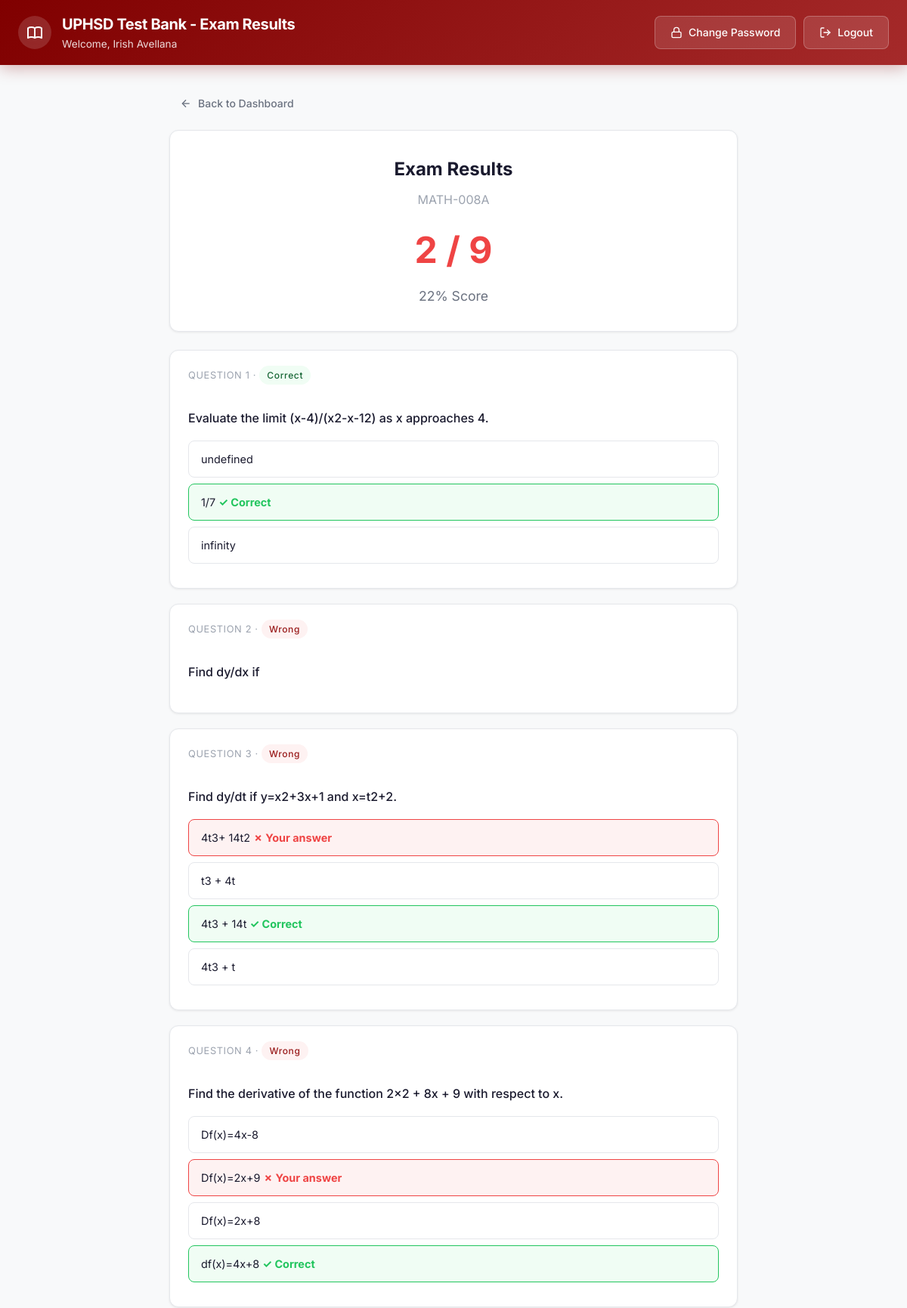
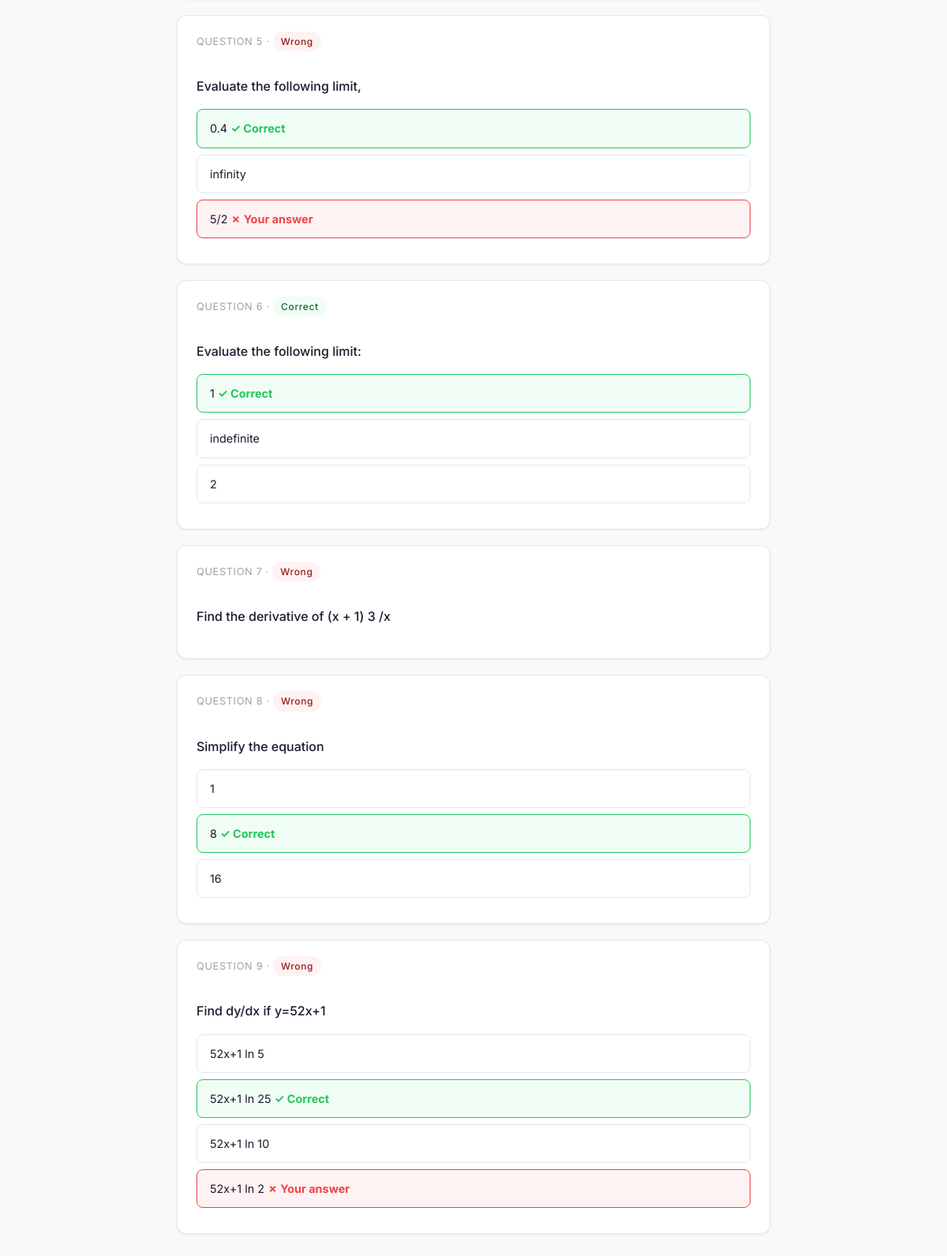
/php/view_result.php?attempt_group=trial_1776833537_69e8540179231 (signed in), run on the app's committed database (2 pictures, top to bottom).
### tables this page shows
CREATE TABLE `student_attempts` (
  `attempt_id` int(11) NOT NULL AUTO_INCREMENT,
  `user_id` int(11) DEFAULT NULL,
  `course_code` varchar(50) NOT NULL,
  `class_id` int(11) DEFAULT NULL,
  `exam_id` int(11) NOT NULL,
  `selected_choice` varchar(10) DEFAULT NULL,
  `is_correct` tinyint(1) DEFAULT NULL,
  `date_taken` timestamp NOT NULL DEFAULT current_timestamp(),
  `trial_number` int(11) DEFAULT 1,
  `attempt_group_id` varchar(50) DEFAULT NULL,
  `flagged_no_answer` tinyint(1) DEFAULT 0,
  PRIMARY KEY (`attempt_id`),
  KEY `student_attempts_ibfk_1` (`user_id`),
  CONSTRAINT `student_attempts_ibfk_1` FOREIGN KEY (`user_id`) REFERENCES `users_new` (`user_id`) ON DELETE CASCADE
);

CREATE TABLE `exam` (
  `exam_id` int(11) NOT NULL AUTO_INCREMENT,
  `book_title` varchar(255) NOT NULL,
  `volume` varchar(255) NOT NULL,
  `author` varchar(255) NOT NULL,
  `published_date` varchar(255) NOT NULL,
  `course_code` varchar(10) NOT NULL,
  `course_name` varchar(50) NOT NULL,
  `subtopic` varchar(255) NOT NULL,
  `questions` varchar(1000) NOT NULL,
  `subquestions` varchar(1000) NOT NULL,
  `question_img` longtext DEFAULT NULL,
  `ch_1` varchar(100) NOT NULL,
  `ch_1_img` longtext NOT NULL,
  `ch_2` varchar(100) NOT NULL,
  `ch_2_img` longtext DEFAULT NULL,
  `ch_3` varchar(100) NOT NULL,
  `ch_3_img` longtext DEFAULT NULL,
  `ch_4` varchar(100) NOT NULL,
  `ch_4_img` longtext DEFAULT NULL,
  `anskey` varchar(100) NOT NULL,
  `category` varchar(50) NOT NULL,
  `points` int(11) DEFAULT 1,
  `time_limit` int(11) DEFAULT NULL,
  PRIMARY KEY (`exam_id`)
);

### php/view_result.php (the view, shortened to what this page needs)
<?php
require_once 'config.php';
$userId = $_SESSION['user']['user_id'];
$attemptGroup = $_GET['attempt_group'] ?? '';
include 'includes/header.php';
if ($attemptGroup) {
    $escapedGroup = $conn->real_escape_string($attemptGroup);
    $attempts = $conn->query("
        SELECT sa.*, e.questions, e.subquestions, e.ch_1, e.ch_2, e.ch_3, e.ch_4, e.anskey, e.category
        FROM student_attempts sa
        JOIN exam e ON sa.exam_id = e.exam_id
        WHERE sa.attempt_group_id = '$escapedGroup' AND sa.user_id = $userId
    ");
    $totalCorrect = 0;
    $totalQ = 0;
    $rows = [];
    while ($r = $attempts->fetch_assoc()) { $rows[] = $r; $totalCorrect += $r['is_correct']; $totalQ++; }
    $pct = $totalQ > 0 ? round(($totalCorrect / $totalQ) * 100) : 0;
?>
<div class="main-content" style="max-width:800px;">
    <a href="dashboard.php" class="btn btn-ghost mb-4"><svg width="16" height="16" viewBox="0 0 24 24" fill="none" stroke="currentColor" stroke-width="2"><line x1="19" y1="12" x2="5" y2="12"/><polyline points="12 19 5 12 12 5"/></svg> Back to Dashboard</a>
    <div class="card mb-6">
        <div class="card-content" style="text-align:center;padding:32px;">
            <h2 style="font-size:1.5rem;margin-bottom:8px;">Exam Results</h2>
            <p class="text-muted mb-4"><?= htmlspecialchars($rows[0]['course_code'] ?? '') ?></p>
            <div style="font-size:3rem;font-weight:700;color:<?= $pct >= 50 ? 'var(--green)' : 'var(--red)' ?>;"><?= $totalCorrect ?> / <?= $totalQ ?></div>
            <p style="font-size:1.1rem;color:var(--text-secondary);margin-top:8px;"><?= $pct ?>% Score</p>
        </div>
    </div>
    <?php foreach ($rows as $i => $r):
        $choices = ['ch_1' => $r['ch_1'], 'ch_2' => $r['ch_2'], 'ch_3' => $r['ch_3'], 'ch_4' => $r['ch_4']];
    ?>
    <div class="card question-card">
        <div class="card-header"><div class="question-number">Question <?= $i + 1 ?> · <?= $r['is_correct'] ? '<span class="badge badge-green">Correct</span>' : '<span class="badge badge-red">Wrong</span>' ?></div></div>
        <div class="card-content">
            <p class="question-text"><?= htmlspecialchars($r['questions']) ?></p>
            <?php foreach ($choices as $key => $val): if (trim($val)): ?>
                <div class="option-label <?= $key === $r['anskey'] ? 'option-correct' : ($key === $r['selected_choice'] && !$r['is_correct'] ? 'option-wrong' : '') ?>" style="cursor:default;">
                    <?= htmlspecialchars($val) ?>
                    <?php if ($key === $r['anskey']): ?> <strong style="color:var(--green);">✓ Correct</strong><?php endif; ?>
                    <?php if ($key === $r['selected_choice'] && $key !== $r['anskey']): ?> <strong style="color:var(--red);">✗ Your answer</strong><?php endif; ?>
                </div>
            <?php endif; endforeach; ?>
        </div>
    </div>
    <?php endforeach; ?>
</div>
<?php } else { ?>
<div class="main-content"><div class="card"><div class="empty-state"><p>No results to display.</p></div></div></div>
<?php } ?>
</body></html>

### php/assets/style.css (style rules this page uses)
:root { --maroon: #800000; --maroon-dark: #600000; --maroon-light: #A52A2A; --orange: #FF8C00; --orange-dark: #E67E00; --bg-primary: #f8f9fa; --bg-card: #ffffff; --text-primary: #1a1a2e; --text-secondary: #6b7280; --text-muted: #9ca3af; --border-color: #e5e7eb; --border-radius: 12px; --border-radius-sm: 8px; --shadow-sm: 0 1px 3px rgba(0,0,0,0.08); --shadow-md: 0 4px 12px rgba(0,0,0,0.1); --shadow-lg: 0 10px 30px rgba(0,0,0,0.12); --transition: all 0.2s ease; --green: #22c55e; --green-bg: #f0fdf4; --red: #ef4444; --red-bg: #fef2f2; --blue: #3b82f6; --blue-bg: #eff6ff; --purple: #8b5cf6; --purple-bg: #f5f3ff; }
*, *::before, *::after { box-sizing: border-box; margin: 0; padding: 0; }
body { font-family: 'Inter', -apple-system, BlinkMacSystemFont, sans-serif; background-color: var(--bg-primary); color: var(--text-primary); line-height: 1.6; min-height: 100vh; -webkit-font-smoothing: antialiased; }
a { color: var(--maroon); text-decoration: none; }
.btn { display: inline-flex; align-items: center; justify-content: center; gap: 8px; padding: 10px 20px; font-size: 0.875rem; font-weight: 500; font-family: inherit; border: none; border-radius: var(--border-radius-sm); cursor: pointer; transition: var(--transition); text-decoration: none; white-space: nowrap; }
.btn-ghost { background: transparent; color: var(--text-secondary); padding: 8px 14px; }
.main-content { max-width: 1280px; margin: 0 auto; padding: 32px 24px; }
.mb-4 { margin-bottom: 16px; }
.mb-6 { margin-bottom: 24px; }
.card { background: var(--bg-card); border: 1px solid var(--border-color); border-radius: var(--border-radius); box-shadow: var(--shadow-sm); overflow: hidden; transition: var(--transition); }
.card-header { padding: 20px 24px 12px; }
.card-content { padding: 12px 24px 24px; }
.text-muted { color: var(--text-muted); }
.badge { display: inline-flex; align-items: center; padding: 3px 10px; border-radius: 20px; font-size: 0.75rem; font-weight: 500; text-transform: capitalize; }
.badge-green { background: var(--green-bg); color: #166534; }
.badge-red { background: var(--red-bg); color: #991b1b; }
.question-card { margin-bottom: 20px; }
.question-text { font-size: 1rem; font-weight: 500; margin-bottom: 16px; line-height: 1.6; }
.question-number { font-size: 0.8rem; color: var(--text-muted); text-transform: uppercase; letter-spacing: 0.05em; margin-bottom: 8px; }
.option-label { display: block; padding: 12px 16px; margin-bottom: 8px; border: 1px solid var(--border-color); border-radius: var(--border-radius-sm); cursor: pointer; transition: var(--transition); font-size: 0.9rem; }
.option-correct { background: var(--green-bg); border-color: var(--green); }
.option-wrong { background: var(--red-bg); border-color: var(--red); }

### data on the page
student_attempts: course_code "MATH-008A", is_correct "Correct", exam.questions "Evaluate the limit (x-4)/(x2-x-12) as x approaches 4.", exam.ch_2 "undefined", exam.ch_3 "1/7", exam.ch_4 "infinity"
student_attempts: is_correct "Wrong", exam.questions "Find dy/dx if"
student_attempts: is_correct "Wrong", exam.questions "Find dy/dt if y=x2+3x+1 and x=t2+2.", exam.ch_1 "4t3+ 14t2", selected_choice "✗ Your answer", exam.ch_2 "t3 + 4t", exam.ch_3 "4t3 + 14t", exam.ch_4 "4t3 + t"
student_attempts: is_correct "Wrong", exam.questions "Find the derivative of the function 2x2 + 8x + 9 with respect to x.", exam.ch_1 "Df(x)=4x-8", exam.ch_2 "Df(x)=2x+9", selected_choice "✗ Your answer", exam.ch_3 "Df(x)=2x+8", exam.ch_4 "df(x)=4x+8"
student_attempts: is_correct "Wrong", exam.questions "Evaluate the following limit,", exam.ch_1 "0.4", exam.ch_2 "infinity", exam.ch_4 "5/2", selected_choice "✗ Your answer"
student_attempts: is_correct "Correct", exam.questions "Evaluate the following limit:", exam.ch_1 "1", exam.ch_2 "indefinite", exam.ch_4 "2"
student_attempts: is_correct "Wrong", exam.questions "Find the derivative of (x + 1) 3 /x"
student_attempts: is_correct "Wrong", exam.questions "Simplify the equation", exam.ch_1 "1", exam.ch_2 "8", exam.ch_4 "16"
student_attempts: is_correct "Wrong", exam.questions "Find dy/dx if y=52x+1", exam.ch_1 "52x+1 ln 5", exam.ch_2 "52x+1 ln 25", exam.ch_3 "52x+1 ln 10", exam.ch_4 "52x+1 ln 2", selected_choice "✗ Your answer"

### other printed values
$pageTitle "UPHSD Test Bank - Exam Results"
$user['first_name'] . ' ' . $user['last_name'] "Irish Avellana"
$totalCorrect "2"
$totalQ "9"
$pct "22"
